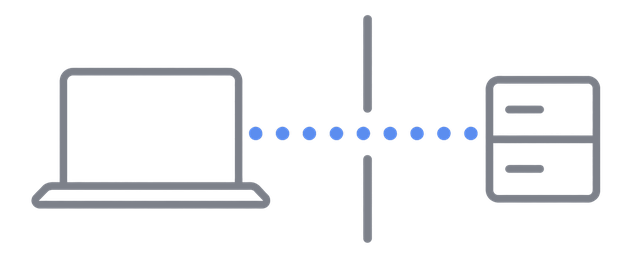
#> input picture app/ui/img/vpn-connect.png, 640 x 258 px
$ python clean_codex_art.py ../app/ui/img/vpn-connect.png out.png
#> lines starting #> are read from the running program, lines starting #| are printed output that depends on the picture
"""Иллюстрация Codex → прозрачный PNG в двух цветах палитры Лазейки (серый и акцент), со сглаживанием.

Фон белый: покрытие пикселя считается по отклонению от белого вдоль канала с наибольшим контрастом
для его краски — так мягкие края остаются мягкими и на тёмной, и на светлой теме.

    clean_codex_art.py <черновик.png> <результат.png> [--box X0,Y0,X1,Y1] [--width 640]

Без --box поля обрезаются по рисунку (как у vpn-empty.png). С --box вырезается одна и та же область
черновика: так у семьи картинок одного состояния (vpn-off, vpn-connect, vpn-error) одинаковые
размеры и масштаб, и ноутбук со стеной не прыгают при смене состояния.
"""
import argparse

from PIL import Image

GREY = (125, 129, 138)     # #7D818A
BLUE = (91, 141, 239)      # #5B8DEF
MIN_COVERAGE = 0.06        # слабее — шум генератора на белом фоне
PAD_X, PAD_Y = 0.06, 0.10  # поля вокруг рисунка без --box, доля его ширины и высоты


def parse_box(text: str) -> tuple[int, int, int, int]:
    parts = [int(part) for part in text.split(",")]
    if len(parts) != 4 or parts[0] >= parts[2] or parts[1] >= parts[3]:
        raise argparse.ArgumentTypeError(f"нужно X0,Y0,X1,Y1 с X0 < X1 и Y0 < Y1, получено {text!r}")
    return parts[0], parts[1], parts[2], parts[3]


def two_colour(img: Image.Image) -> Image.Image:
    W, H = img.size
    out = Image.new("RGBA", (W, H), (0, 0, 0, 0))
    src_px = img.load()
    dst_px = out.load()
    for y in range(H):
        for x in range(W):
            r, g, b = src_px[x, y]
            blue = (b - r) > 45 and b > 150
            ink = BLUE if blue else GREY
            # покрытие: по красному каналу у обеих красок наибольший контраст с белым
            a = (255 - r) / (255 - ink[0])
            a = max(0.0, min(1.0, a))
            if a < MIN_COVERAGE:
                continue
            dst_px[x, y] = ink + (round(a * 255),)
    return out


def main() -> None:
    parser = argparse.ArgumentParser(description=__doc__.splitlines()[0])
    parser.add_argument("src")
    parser.add_argument("out")
    parser.add_argument("--box", type=parse_box, help="область черновика X0,Y0,X1,Y1 вместо обрезки по рисунку")
    parser.add_argument("--width", type=int, default=640, help="ширина результата, px")
    args = parser.parse_args()

    img = Image.open(args.src).convert("RGB")
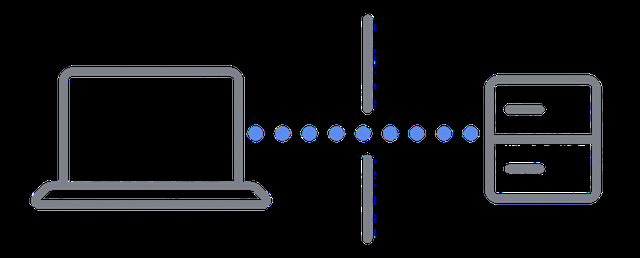
#> img: PIL image 640x258 RGB; mean R, G, B 14.9, 15.9, 18.1
    W, H = img.size
#> W = 640; H = 258
    out = two_colour(img)
#> in two_colour, `out = Image.new("RGBA", (W, H), (0, 0, 0, 0))`: out: PIL image 640x258 RGBA; every value is 0
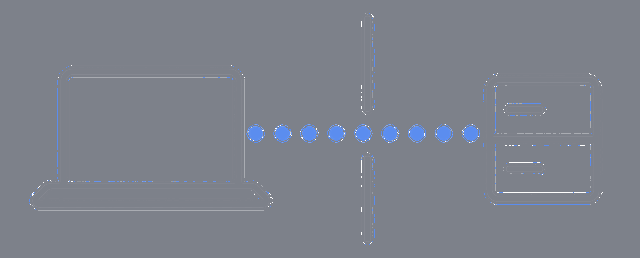
#> out: PIL image 640x258 RGBA; mean R, G, B, A 124.3, 128.9, 139.2, 253.8; transparent parts drawn white
    bbox = out.getbbox()
#> bbox = (0, 0, 640, 258)
    if bbox is None:
        raise SystemExit(f"{args.src}: на белом фоне не нашлось рисунка")
    if args.box:
        left, top, right, bottom = args.box
        if right > W or bottom > H:
            raise SystemExit(f"--box {args.box} выходит за черновик {W}×{H}")
        if not (left <= bbox[0] and top <= bbox[1] and bbox[2] <= right and bbox[3] <= bottom):
            raise SystemExit(f"--box {args.box} режет рисунок: он занимает {bbox}")
    else:
        left, top, right, bottom = bbox
#> left = 0; top = 0; right = 640; bottom = 258
        pad_x, pad_y = int((right - left) * PAD_X), int((bottom - top) * PAD_Y)
#> pad_x = 38; pad_y = 25
        left, top = max(0, left - pad_x), max(0, top - pad_y)
        right, bottom = min(W, right + pad_x), min(H, bottom + pad_y)
    crop = out.crop((left, top, right, bottom))
    target_h = round(crop.height * args.width / crop.width)
#> target_h = 258
    crop = crop.resize((args.width, target_h), Image.LANCZOS)
    crop.save(args.out, optimize=True)
    print("ok", crop.size)
#| ok (640, 258)


if __name__ == "__main__":
    main()

$ run again, on app/ui/img/vpn-empty.png
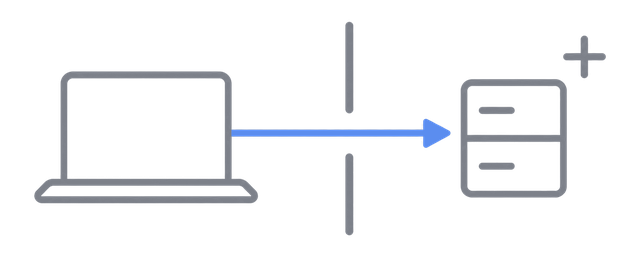
#> input picture app/ui/img/vpn-empty.png, 640 x 257 px
#> in main, `img = Image.open(args.src).convert("RGB")`:
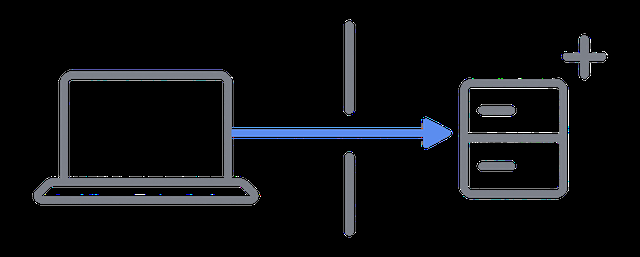
#> img: PIL image 640x257 RGB; mean R, G, B 13.8, 15, 17.4
#> in main, `out = two_colour(img)`:
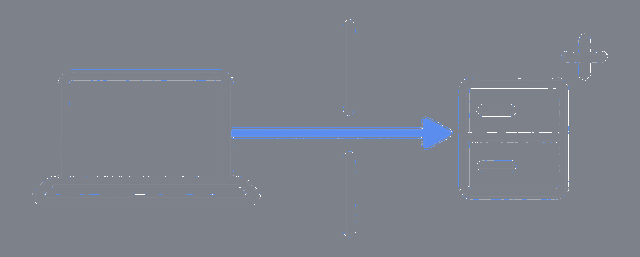
#> out: PIL image 640x257 RGBA; mean R, G, B, A 124.1, 128.9, 139.5, 254; transparent parts drawn white
#> bbox = (0, 0, 640, 257)
#> left = 0; right = 640; bottom = 257
#> pad_x = 38; pad_y = 25
#| ok (640, 257)
